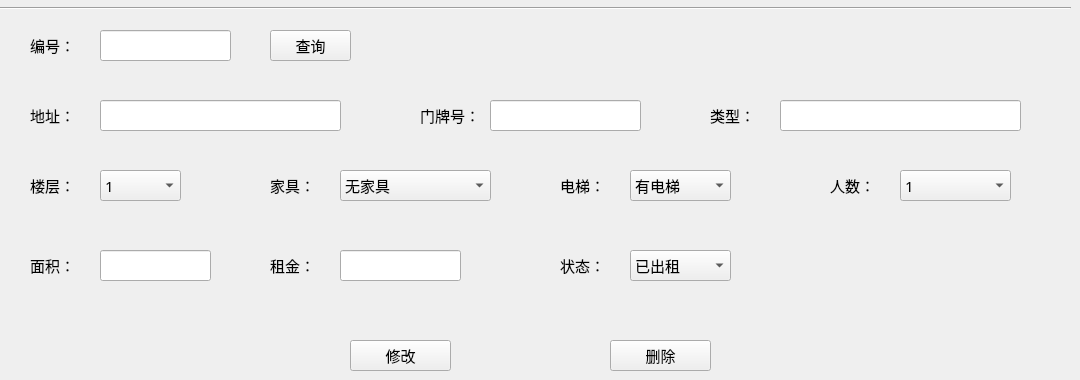
      <widget class="QWidget" name="tab_9">
       <attribute name="title">
        <string>修改信息</string>
       </attribute>
       <widget class="QLabel" name="label_6">
        <property name="geometry">
         <rect>
          <x>30</x>
          <y>30</y>
          <width>51</width>
          <height>31</height>
         </rect>
        </property>
        <property name="font">
         <font>
          <family>微软雅黑</family>
          <pointsize>11</pointsize>
         </font>
        </property>
        <property name="text">
         <string>编号：</string>
        </property>
       </widget>
       <widget class="QLineEdit" name="change_house_id">
        <property name="geometry">
         <rect>
          <x>100</x>
          <y>30</y>
          <width>131</width>
          <height>31</height>
         </rect>
        </property>
        <property name="font">
         <font>
          <family>微软雅黑</family>
          <pointsize>11</pointsize>
         </font>
        </property>
       </widget>
       <widget class="QPushButton" name="change_search_button">
        <property name="geometry">
         <rect>
          <x>270</x>
          <y>30</y>
          <width>81</width>
          <height>31</height>
         </rect>
        </property>
        <property name="font">
         <font>
          <family>微软雅黑</family>
          <pointsize>11</pointsize>
         </font>
        </property>
        <property name="text">
         <string>查询</string>
        </property>
       </widget>
       <widget class="QLabel" name="label_28">
        <property name="geometry">
         <rect>
          <x>560</x>
          <y>250</y>
          <width>71</width>
          <height>31</height>
         </rect>
        </property>
        <property name="font">
         <font>
          <family>微软雅黑</family>
          <pointsize>11</pointsize>
         </font>
        </property>
        <property name="text">
         <string>状态：</string>
        </property>
       </widget>
       <widget class="QComboBox" name="change_house_floor">
        <property name="geometry">
         <rect>
          <x>100</x>
          <y>170</y>
          <width>81</width>
          <height>31</height>
         </rect>
        </property>
        <property name="font">
         <font>
          <family>微软雅黑</family>
          <pointsize>11</pointsize>
         </font>
        </property>
        <item>
         <property name="text">
          <string>1</string>
         </property>
        </item>
        <item>
         <property name="text">
          <string>2</string>
         </property>
        </item>
        <item>
         <property name="text">
          <string>3</string>
         </property>
        </item>
        <item>
         <property name="text">
          <string>4</string>
         </property>
        </item>
        <item>
         <property name="text">
          <string>5</string>
         </property>
        </item>
        <item>
         <property name="text">
          <string>6</string>
         </property>
        </item>
        <item>
         <property name="text">
          <string>7</string>
         </property>
        </item>
        <item>
         <property name="text">
          <string>8</string>
         </property>
        </item>
        <item>
         <property name="text">
          <string>9</string>
         </property>
        </item>
        <item>
         <property name="text">
          <string>10</string>
         </property>
        </item>
        <item>
         <property name="text">
          <string>11</string>
         </property>
        </item>
        <item>
         <property name="text">
          <string>12</string>
         </property>
        </item>
        <item>
         <property name="text">
          <string>13</string>
         </property>
        </item>
        <item>
         <property name="text">
          <string>14</string>
         </property>
        </item>
        <item>
         <property name="text">
          <string>15</string>
         </property>
        </item>
        <item>
         <property name="text">
          <string>16</string>
         </property>
        </item>
        <item>
         <property name="text">
          <string>17</string>
         </property>
        </item>
        <item>
         <property name="text">
          <string>18</string>
         </property>
        </item>
        <item>
         <property name="text">
          <string>19</string>
         </property>
        </item>
        <item>
         <property name="text">
          <string>20</string>
         </property>
        </item>
        <item>
         <property name="text">
          <string>21</string>
         </property>
        </item>
        <item>
         <property name="text">
          <string>22</string>
         </property>
        </item>
        <item>
         <property name="text">
          <string>23</string>
         </property>
        </item>
        <item>
         <property name="text">
          <string>24</string>
         </property>
        </item>
        <item>
         <property name="text">
          <string>25</string>
         </property>
        </item>
        <item>
         <property name="text">
          <string>26</string>
         </property>
        </item>
        <item>
         <property name="text">
          <string>27</string>
         </property>
        </item>
        <item>
         <property name="text">
          <string>28</string>
         </property>
        </item>
        <item>
         <property name="text">
          <string>29</string>
         </property>
        </item>
        <item>
         <property name="text">
          <string>30</string>
         </property>
        </item>
        <item>
         <property name="text">
          <string>31</string>
         </property>
        </item>
        <item>
         <property name="text">
          <string>32</string>
         </property>
        </item>
        <item>
         <property name="text">
          <string>33</string>
         </property>
        </item>
        <item>
         <property name="text">
          <string>34</string>
         </property>
        </item>
        <item>
         <property name="text">
          <string>35</string>
         </property>
        </item>
        <item>
         <property name="text">
          <string>36</string>
         </property>
        </item>
        <item>
         <property name="text">
          <string>37</string>
         </property>
        </item>
        <item>
         <property name="text">
          <string>38</string>
         </property>
        </item>
        <item>
         <property name="text">
          <string>39</string>
         </property>
        </item>
        <item>
         <property name="text">
          <string>40</string>
         </property>
        </item>
        <item>
         <property name="text">
          <string>41</string>
         </property>
        </item>
        <item>
         <property name="text">
          <string>42</string>
         </property>
        </item>
        <item>
         <property name="text">
          <string>43</string>
         </property>
        </item>
        <item>
         <property name="text">
          <string>44</string>
         </property>
        </item>
        <item>
         <property name="text">
          <string>45</string>
         </property>
        </item>
        <item>
         <property name="text">
          <string>46</string>
         </property>
        </item>
        <item>
         <property name="text">
          <string>47</string>
         </property>
        </item>
        <item>
         <property name="text">
          <string>48</string>
         </property>
        </item>
        <item>
         <property name="text">
          <string>49</string>
         </property>
        </item>
        <item>
         <property name="text">
          <string>50</string>
         </property>
        </item>
       </widget>
       <widget class="QLabel" name="label_29">
        <property name="geometry">
         <rect>
          <x>560</x>
          <y>170</y>
          <width>71</width>
          <height>31</height>
         </rect>
        </property>
        <property name="font">
         <font>
          <family>微软雅黑</family>
          <pointsize>11</pointsize>
         </font>
        </property>
        <property name="text">
         <string>电梯：</string>
        </property>
       </widget>
       <widget class="QLabel" name="label_18">
        <property name="geometry">
         <rect>
          <x>710</x>
          <y>100</y>
          <width>71</width>
          <height>31</height>
         </rect>
        </property>
        <property name="font">
         <font>
          <family>微软雅黑</family>
          <pointsize>11</pointsize>
         </font>
        </property>
        <property name="text">
         <string>类型：</string>
        </property>
       </widget>
       <widget class="QLabel" name="label_30">
        <property name="geometry">
         <rect>
          <x>830</x>
          <y>170</y>
          <width>71</width>
          <height>31</height>
         </rect>
        </property>
        <property name="font">
         <font>
          <family>微软雅黑</family>
          <pointsize>11</pointsize>
         </font>
        </property>
        <property name="text">
         <string>人数：</string>
        </property>
       </widget>
       <widget class="QLabel" name="label_19">
        <property name="geometry">
         <rect>
          <x>420</x>
          <y>100</y>
          <width>71</width>
          <height>31</height>
         </rect>
        </property>
        <property name="font">
         <font>
          <family>微软雅黑</family>
          <pointsize>11</pointsize>
         </font>
        </property>
        <property name="text">
         <string>门牌号：</string>
        </property>
       </widget>
       <widget class="QLabel" name="label_31">
        <property name="geometry">
         <rect>
          <x>30</x>
          <y>250</y>
          <width>71</width>
          <height>31</height>
         </rect>
        </property>
        <property name="font">
         <font>
          <family>微软雅黑</family>
          <pointsize>11</pointsize>
         </font>
        </property>
        <property name="text">
         <string>面积：</string>
        </property>
       </widget>
       <widget class="QLineEdit" name="change_house_type">
        <property name="geometry">
         <rect>
          <x>780</x>
          <y>100</y>
          <width>241</width>
          <height>31</height>
         </rect>
        </property>
        <property name="font">
         <font>
          <family>微软雅黑</family>
          <pointsize>9</pointsize>
         </font>
        </property>
       </widget>
       <widget class="QLineEdit" name="change_house_address">
        <property name="geometry">
         <rect>
          <x>100</x>
          <y>100</y>
          <width>241</width>
          <height>31</height>
         </rect>
        </property>
        <property name="font">
         <font>
          <family>微软雅黑</family>
          <pointsize>9</pointsize>
         </font>
        </property>
       </widget>
       <widget class="QComboBox" name="change_house_leased">
        <property name="geometry">
         <rect>
          <x>630</x>
          <y>250</y>
          <width>101</width>
          <height>31</height>
         </rect>
        </property>
        <property name="font">
         <font>
          <family>微软雅黑</family>
          <pointsize>11</pointsize>
         </font>
        </property>
        <item>
         <property name="text">
          <string>已出租</string>
         </property>
        </item>
        <item>
         <property name="text">
          <string>未出租</string>
         </property>
        </item>
       </widget>
       <widget class="QLabel" name="label_32">
        <property name="geometry">
         <rect>
          <x>270</x>
          <y>250</y>
          <width>71</width>
          <height>31</height>
         </rect>
        </property>
        <property name="font">
         <font>
          <family>微软雅黑</family>
          <pointsize>11</pointsize>
         </font>
        </property>
        <property name="text">
         <string>租金：</string>
        </property>
       </widget>
       <widget class="QComboBox" name="change_house_lift">
        <property name="geometry">
         <rect>
          <x>630</x>
          <y>170</y>
          <width>101</width>
          <height>31</height>
         </rect>
        </property>
        <property name="font">
         <font>
          <family>微软雅黑</family>
          <pointsize>11</pointsize>
         </font>
        </property>
        <item>
         <property name="text">
          <string>有电梯</string>
         </property>
        </item>
        <item>
         <property name="text">
          <string>无电梯</string>
         </property>
        </item>
       </widget>
       <widget class="QLineEdit" name="change_house_area">
        <property name="geometry">
         <rect>
          <x>100</x>
          <y>250</y>
          <width>111</width>
          <height>31</height>
         </rect>
        </property>
        <property name="font">
         <font>
          <family>微软雅黑</family>
          <pointsize>11</pointsize>
         </font>
        </property>
       </widget>
       <widget class="QPushButton" name="change_house_button">
        <property name="geometry">
         <rect>
          <x>350</x>
          <y>340</y>
          <width>101</width>
          <height>31</height>
         </rect>
        </property>
        <property name="font">
         <font>
          <family>微软雅黑</family>
          <pointsize>11</pointsize>
         </font>
        </property>
        <property name="text">
         <string>修改</string>
        </property>
       </widget>
       <widget class="QComboBox" name="change_house_furniture">
        <property name="geometry">
         <rect>
          <x>340</x>
          <y>170</y>
          <width>151</width>
          <height>31</height>
         </rect>
        </property>
        <property name="font">
         <font>
          <family>微软雅黑</family>
          <pointsize>11</pointsize>
         </font>
        </property>
        <item>
         <property name="text">
          <string>无家具</string>
         </property>
        </item>
        <item>
         <property name="text">
          <string>有少部分家具</string>
         </property>
        </item>
        <item>
         <property name="text">
          <string>家具齐全</string>
         </property>
        </item>
        <item>
         <property name="text">
          <string>家具设施很完善</string>
         </property>
        </item>
        <item>
         <property name="text">
          <string/>
         </property>
        </item>
       </widget>
       <widget class="QLineEdit" name="change_house_rent">
        <property name="geometry">
         <rect>
          <x>340</x>
          <y>250</y>
          <width>121</width>
          <height>31</height>
         </rect>
        </property>
        <property name="font">
         <font>
          <family>微软雅黑</family>
          <pointsize>11</pointsize>
         </font>
        </property>
       </widget>
       <widget class="QLineEdit" name="change_house_num">
        <property name="geometry">
         <rect>
          <x>490</x>
          <y>100</y>
          <width>151</width>
          <height>31</height>
         </rect>
        </property>
        <property name="font">
         <font>
          <family>微软雅黑</family>
          <pointsize>11</pointsize>
         </font>
        </property>
       </widget>
       <widget class="QLabel" name="label_33">
        <property name="geometry">
         <rect>
          <x>270</x>
          <y>170</y>
          <width>71</width>
          <height>31</height>
         </rect>
        </property>
        <property name="font">
         <font>
          <family>微软雅黑</family>
          <pointsize>11</pointsize>
         </font>
        </property>
        <property name="text">
         <string>家具：</string>
        </property>
       </widget>
       <widget class="QLabel" name="label_20">
        <property name="geometry">
         <rect>
          <x>30</x>
          <y>100</y>
          <width>71</width>
          <height>31</height>
         </rect>
        </property>
        <property name="font">
         <font>
          <family>微软雅黑</family>
          <pointsize>11</pointsize>
         </font>
        </property>
        <property name="text">
         <string>地址：</string>
        </property>
       </widget>
       <widget class="QComboBox" name="change_house_max">
        <property name="geometry">
         <rect>
          <x>900</x>
          <y>170</y>
          <width>111</width>
          <height>31</height>
         </rect>
        </property>
        <property name="font">
         <font>
          <family>微软雅黑</family>
          <pointsize>11</pointsize>
         </font>
        </property>
        <item>
         <property name="text">
          <string>1</string>
         </property>
        </item>
        <item>
         <property name="text">
          <string>2</string>
         </property>
        </item>
        <item>
         <property name="text">
          <string>3</string>
         </property>
        </item>
        <item>
         <property name="text">
          <string>4</string>
         </property>
        </item>
        <item>
         <property name="text">
          <string>5</string>
         </property>
        </item>
        <item>
         <property name="text">
          <string>6</string>
         </property>
        </item>
        <item>
         <property name="text">
          <string>7</string>
         </property>
        </item>
        <item>
         <property name="text">
          <string>8</string>
         </property>
        </item>
        <item>
         <property name="text">
          <string>9</string>
         </property>
        </item>
        <item>
         <property name="text">
          <string>10</string>
         </property>
        </item>
       </widget>
       <widget class="QLabel" name="label_34">
        <property name="geometry">
         <rect>
          <x>30</x>
          <y>170</y>
          <width>71</width>
          <height>31</height>
         </rect>
        </property>
        <property name="font">
         <font>
          <family>微软雅黑</family>
          <pointsize>11</pointsize>
         </font>
        </property>
        <property name="text">
         <string>楼层：</string>
        </property>
       </widget>
       <widget class="QPushButton" name="change_house_delete_button">
        <property name="geometry">
         <rect>
          <x>610</x>
          <y>340</y>
          <width>101</width>
          <height>31</height>
         </rect>
        </property>
        <property name="font">
         <font>
          <family>微软雅黑</family>
          <pointsize>11</pointsize>
         </font>
        </property>
        <property name="text">
         <string>删除</string>
        </property>
       </widget>
       <widget class="Line" name="line_7">
        <property name="geometry">
         <rect>
          <x>0</x>
          <y>0</y>
          <width>1071</width>
          <height>16</height>
         </rect>
        </property>
        <property name="styleSheet">
         <string notr="true">color: rgb(0, 174, 237);
selection-color: rgb(0, 174, 237);
border-color: rgb(0, 174, 237);
gridline-color: rgb(0, 174, 237);</string>
        </property>
        <property name="orientation">
         <enum>Qt::Horizontal</enum>
        </property>
       </widget>
      </widget>
